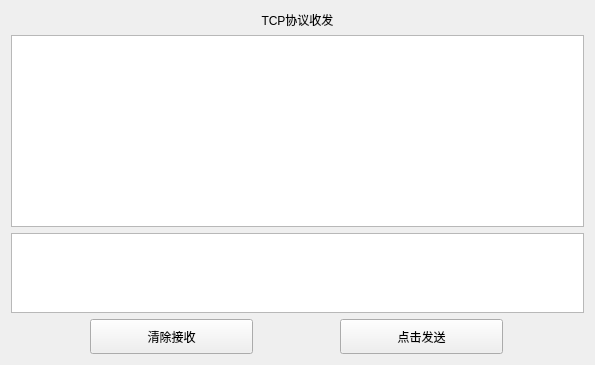
              <widget class="QWidget" name="tab_tcp">
                <attribute name="title">
                  <string>TCP</string>
                </attribute>
                <layout class="QVBoxLayout" name="verticalLayout_9">
                  <item>
                    <widget class="QLabel" name="label_17">
                      <property name="text">
                        <string>TCP协议收发</string>
                      </property>
                      <property name="alignment">
                        <set>Qt::AlignCenter</set>
                      </property>
                    </widget>
                  </item>
                  <item>
                    <widget class="QPlainTextEdit" name="ptedit_TcpRec">
                      <property name="readOnly">
                        <bool>true</bool>
                      </property>
                    </widget>
                  </item>
                  <item>
                    <widget class="QPlainTextEdit" name="ptedit_TcpSen">
                      <property name="maximumSize">
                        <size>
                          <width>16777215</width>
                          <height>80</height>
                        </size>
                      </property>
                    </widget>
                  </item>
                  <item>
                    <layout class="QHBoxLayout" name="horizontalLayout_7" stretch="0,20,10,20,10">
                      <item>
                        <spacer name="horizontalSpacer_13">
                          <property name="orientation">
                            <enum>Qt::Horizontal</enum>
                          </property>
                          <property name="sizeHint" stdset="0">
                            <size>
                              <width>79</width>
                              <height>20</height>
                            </size>
                          </property>
                        </spacer>
                      </item>
                      <item>
                        <widget class="QPushButton" name="pbtn_TcpClear">
                          <property name="minimumSize">
                            <size>
                              <width>0</width>
                              <height>35</height>
                            </size>
                          </property>
                          <property name="baseSize">
                            <size>
                              <width>0</width>
                              <height>0</height>
                            </size>
                          </property>
                          <property name="text">
                            <string>清除接收</string>
                          </property>
                        </widget>
                      </item>
                      <item>
                        <spacer name="horizontalSpacer_14">
                          <property name="orientation">
                            <enum>Qt::Horizontal</enum>
                          </property>
                          <property name="sizeHint" stdset="0">
                            <size>
                              <width>118</width>
                              <height>20</height>
                            </size>
                          </property>
                        </spacer>
                      </item>
                      <item>
                        <widget class="QPushButton" name="pbtn_TcpSend">
                          <property name="minimumSize">
                            <size>
                              <width>0</width>
                              <height>35</height>
                            </size>
                          </property>
                          <property name="text">
                            <string>点击发送</string>
                          </property>
                        </widget>
                      </item>
                      <item>
                        <spacer name="horizontalSpacer_15">
                          <property name="orientation">
                            <enum>Qt::Horizontal</enum>
                          </property>
                          <property name="sizeHint" stdset="0">
                            <size>
                              <width>210</width>
                              <height>20</height>
                            </size>
                          </property>
                        </spacer>
                      </item>
                    </layout>
                  </item>
                </layout>
              </widget>
